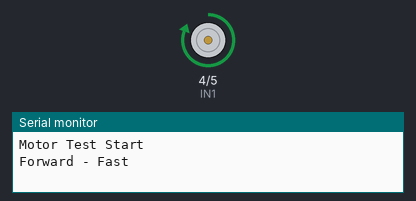
Bench run of a sketch on a simulated Arduino Uno, built with avr-gcc and run on an emulated ATmega328P. Parts: motor-driver pin pairs drawn as motors (green arrow = first pin HIGH = forward, orange = second pin HIGH = backward, longer = more drive, scaled by the enable pin), the last lines printed to the serial monitor.

Above: at 1.0 s.
At 2.5 s:
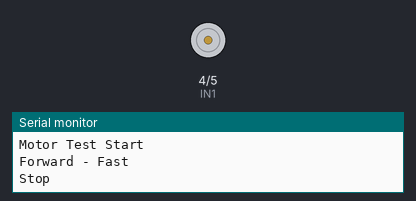
At 4.0 s:
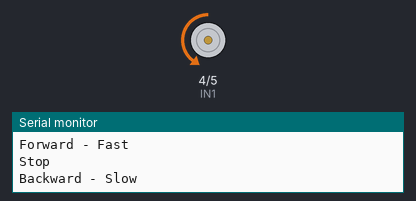
Timing chart, 0 to 7.8 s (numbered marks = the images above):
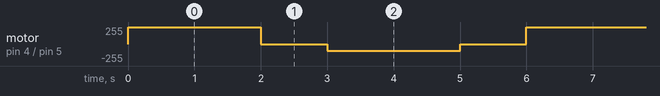

The sketch:

DCmotorTest.ino
```cpp
// --- PIN DEFINITIONS ---
// Must match your wiring!
const int ENA = 3;  // PWM Speed Pin (Must be a ~ pin)
const int IN1 = 4;  // Direction Pin 1
const int IN2 = 5;  // Direction Pin 2

void setup() {
  // Set all pins as Outputs
  pinMode(ENA, OUTPUT);
  pinMode(IN1, OUTPUT);
  pinMode(IN2, OUTPUT);

  Serial.begin(9600);
  Serial.println("Motor Test Start");
}

void loop() {
  // --- TEST 1: Forward at Full Speed ---
  Serial.println("Forward - Fast");

  // Direction Logic: HIGH/LOW = Forward
  digitalWrite(IN1, HIGH);
  digitalWrite(IN2, LOW);

  // Speed Logic: 255 = 100% Duty Cycle (Max Speed)
  analogWrite(ENA, 255);

  delay(2000); // Run for 2 seconds

  // --- TEST 2: Stop ---
  Serial.println("Stop");

  // Cut power to the motor
  analogWrite(ENA, 0);
  // Optional: Brake by setting both IN pins LOW
  digitalWrite(IN1, LOW);
  digitalWrite(IN2, LOW);

  delay(1000);

  // --- TEST 3: Backward at Low Speed ---
  Serial.println("Backward - Slow");

  // Direction Logic: LOW/HIGH = Backward (Reverse of Test 1)
  digitalWrite(IN1, LOW);
  digitalWrite(IN2, HIGH);

  // Speed Logic: 100 = ~40% Speed
  analogWrite(ENA, 100);

  delay(2000);

  // --- TEST 4: Stop ---
  Serial.println("Stop");
  analogWrite(ENA, 0);
  delay(1000);
}
```

Measured:
- by itself, motor on pin 4 (IN1) / pin 5 (IN2): repeats every 6.0 s: stopped 1.0 s, backward 100/255 2.0 s, stopped 1.0 s, forward 255/255 2.0 s
